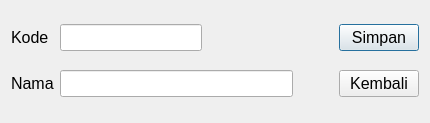
<?xml version="1.0" encoding="UTF-8"?>
<ui version="4.0">
 <class>Dialog</class>
 <widget class="QDialog" name="Dialog">
  <property name="geometry">
   <rect>
    <x>0</x>
    <y>0</y>
    <width>430</width>
    <height>123</height>
   </rect>
  </property>
  <property name="sizePolicy">
   <sizepolicy hsizetype="Fixed" vsizetype="Fixed">
    <horstretch>0</horstretch>
    <verstretch>0</verstretch>
   </sizepolicy>
  </property>
  <property name="windowTitle">
   <string>Form Jenis Barang</string>
  </property>
  <property name="windowIcon">
   <iconset>
    <normaloff>../images/logo.png</normaloff>../images/logo.png</iconset>
  </property>
  <layout class="QGridLayout" name="gridLayout">
   <item row="1" column="0">
    <widget class="QLabel" name="label_2">
     <property name="font">
      <font>
       <pointsize>12</pointsize>
      </font>
     </property>
     <property name="text">
      <string>Nama</string>
     </property>
    </widget>
   </item>
   <item row="0" column="1">
    <widget class="QLineEdit" name="txtKode">
     <property name="font">
      <font>
       <pointsize>12</pointsize>
      </font>
     </property>
    </widget>
   </item>
   <item row="1" column="1" colspan="3">
    <widget class="QLineEdit" name="txtNama">
     <property name="font">
      <font>
       <pointsize>12</pointsize>
      </font>
     </property>
    </widget>
   </item>
   <item row="0" column="0">
    <widget class="QLabel" name="label">
     <property name="font">
      <font>
       <pointsize>12</pointsize>
      </font>
     </property>
     <property name="text">
      <string>Kode</string>
     </property>
    </widget>
   </item>
   <item row="0" column="3">
    <spacer name="horizontalSpacer_2">
     <property name="orientation">
      <enum>Qt::Horizontal</enum>
     </property>
     <property name="sizeHint" stdset="0">
      <size>
       <width>40</width>
       <height>20</height>
      </size>
     </property>
    </spacer>
   </item>
   <item row="0" column="4">
    <spacer name="horizontalSpacer">
     <property name="orientation">
      <enum>Qt::Horizontal</enum>
     </property>
     <property name="sizeType">
      <enum>QSizePolicy::Minimum</enum>
     </property>
     <property name="sizeHint" stdset="0">
      <size>
       <width>40</width>
       <height>20</height>
      </size>
     </property>
    </spacer>
   </item>
   <item row="0" column="2">
    <spacer name="horizontalSpacer_3">
     <property name="orientation">
      <enum>Qt::Horizontal</enum>
     </property>
     <property name="sizeHint" stdset="0">
      <size>
       <width>40</width>
       <height>20</height>
      </size>
     </property>
    </spacer>
   </item>
   <item row="0" column="5">
    <widget class="QPushButton" name="btnSimpan">
     <property name="font">
      <font>
       <pointsize>12</pointsize>
      </font>
     </property>
     <property name="text">
      <string>Simpan</string>
     </property>
     <property name="icon">
      <iconset>
       <normaloff>../images/Knob-Add-icon.png</normaloff>../images/Knob-Add-icon.png</iconset>
     </property>
    </widget>
   </item>
   <item row="1" column="5">
    <widget class="QPushButton" name="btnKembali">
     <property name="font">
      <font>
       <pointsize>12</pointsize>
      </font>
     </property>
     <property name="text">
      <string>Kembali</string>
     </property>
     <property name="icon">
      <iconset>
       <normaloff>../images/Knob-Left-icon.png</normaloff>../images/Knob-Left-icon.png</iconset>
     </property>
    </widget>
   </item>
  </layout>
 </widget>
 <resources/>
 <connections/>
</ui>
